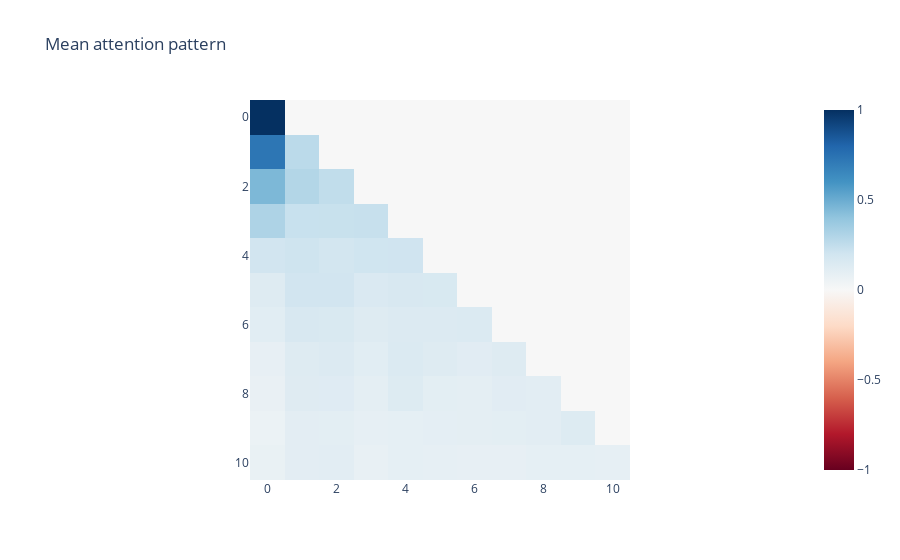
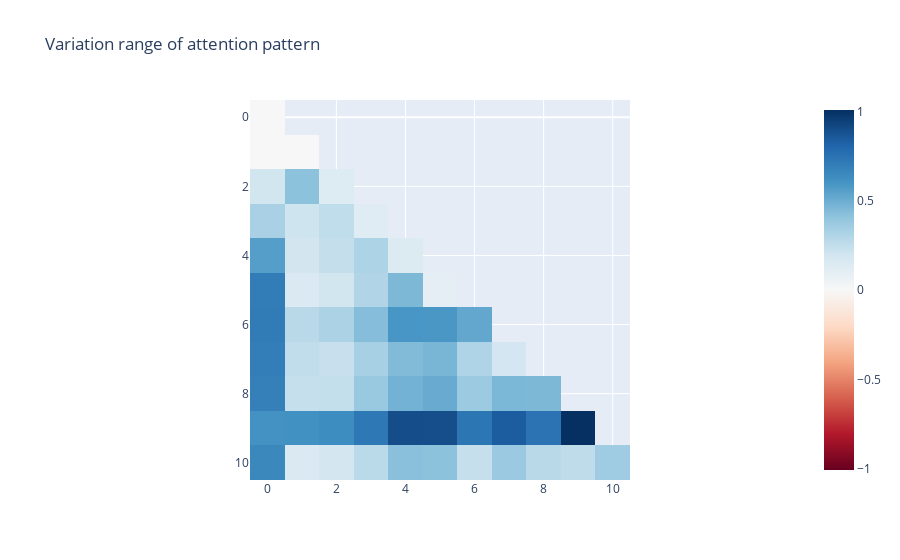

Notebook code for these charts, in order:
### Code cell
import torch
import plotly.express as px
from transformer_lens.utils import get_act_name
from transformer_lens import ActivationCache

logits, cache = model.run_with_cache(toks)
cache: ActivationCache
attn_pattern = cache['pattern', 0].squeeze()

# max_min_attn = attn_pattern.max(0).values - attn_pattern.min(0).values
max_min_attn = attn_pattern.quantile(0.95, dim=0) - attn_pattern.quantile(0.05, dim=0)
mpu.imshow(attn_pattern.mean(0), title='Mean attention pattern')
mpu.imshow(max_min_attn / attn_pattern.mean(0), title='Variation range of attention pattern')
# px.line(logits[..., :2].squeeze())

### Figure 1 — Plotly figure (JSON) as saved in the notebook; plotly's stock layout.template omitted (floating-point values rounded to 4 significant figures)
{"data": [{"coloraxis": "coloraxis", "hovertemplate": "x: %{x}<br>y: %{y}<br>color: %{z}<extra></extra>", "name": "0", "type": "heatmap", "xaxis": "x", "yaxis": "y", "z": [[1, 0, 0, 0, 0, 0, 0, 0, 0, 0, 0], [0.7295, 0.2705, 0, 0, 0, 0, 0, 0, 0, 0, 0], [0.4537, 0.2962, 0.2501, 0, 0, 0, 0, 0, 0, 0, 0], [0.3112, 0.2274, 0.2281, 0.2332, 0, 0, 0, 0, 0, 0, 0], [0.1958, 0.2059, 0.1916, 0.2021, 0.2046, 0, 0, 0, 0, 0, 0], [0.1338, 0.1951, 0.1948, 0.1522, 0.1633, 0.1607, 0, 0, 0, 0, 0], [0.1149, 0.1638, 0.1589, 0.1339, 0.1405, 0.1395, 0.1484, 0, 0, 0, 0], [0.0854, 0.1334, 0.1401, 0.1151, 0.1474, 0.1296, 0.1172, 0.1318, 0, 0, 0], [0.07246, 0.1286, 0.1279, 0.1021, 0.1348, 0.1043, 0.1024, 0.1171, 0.1103, 0, 0], [0.06053, 0.1068, 0.1033, 0.08872, 0.09357, 0.09796, 0.1007, 0.1038, 0.1089, 0.1357, 0], [0.07215, 0.1065, 0.1119, 0.0813, 0.09302, 0.08982, 0.0861, 0.08464, 0.094, 0.09295, 0.08759]]}], "layout": {"coloraxis": {"cmid": 0, "colorscale": [[0, "rgb(103,0,31)"], [0.1, "rgb(178,24,43)"], [0.2, "rgb(214,96,77)"], [0.3, "rgb(244,165,130)"], [0.4, "rgb(253,219,199)"], [0.5, "rgb(247,247,247)"], [0.6, "rgb(209,229,240)"], [0.7, "rgb(146,197,222)"], [0.8, "rgb(67,147,195)"], [0.9, "rgb(33,102,172)"], [1, "rgb(5,48,97)"]]}, "title": {"text": "Mean attention pattern"}, "xaxis": {"anchor": "y", "constrain": "domain", "domain": [0, 1], "scaleanchor": "y"}, "yaxis": {"anchor": "x", "autorange": "reversed", "constrain": "domain", "domain": [0, 1]}}}

### Figure 2 — Plotly figure (JSON) as saved in the notebook; plotly's stock layout.template omitted (floating-point values rounded to 4 significant figures)
{"data": [{"coloraxis": "coloraxis", "hovertemplate": "x: %{x}<br>y: %{y}<br>color: %{z}<extra></extra>", "name": "0", "type": "heatmap", "xaxis": "x", "yaxis": "y", "z": [[0, null, null, null, null, null, null, null, null, null, null], [0.000498, 0.001343, null, null, null, null, null, null, null, null, null], [0.1957, 0.4169, 0.1387, null, null, null, null, null, null, null, null], [0.3306, 0.2099, 0.255, 0.1225, null, null, null, null, null, null, null], [0.5611, 0.1934, 0.2427, 0.3173, 0.1409, null, null, null, null, null, null], [0.7071, 0.1535, 0.1945, 0.3045, 0.4558, 0.0956, null, null, null, null, null], [0.7119, 0.2781, 0.3229, 0.4342, 0.5922, 0.5873, 0.5228, null, null, null, null], [0.6996, 0.2524, 0.231, 0.3327, 0.4449, 0.4669, 0.306, 0.1866, null, null, null], [0.6889, 0.2377, 0.2422, 0.3804, 0.4809, 0.5085, 0.3703, 0.4605, 0.4542, null, null], [0.6073, 0.6153, 0.6332, 0.7263, 0.9007, 0.8955, 0.735, 0.8393, 0.7469, 1.007, null], [0.6541, 0.148, 0.1832, 0.2743, 0.4225, 0.4165, 0.2383, 0.3748, 0.2772, 0.2602, 0.3614]]}], "layout": {"coloraxis": {"cmid": 0, "colorscale": [[0, "rgb(103,0,31)"], [0.1, "rgb(178,24,43)"], [0.2, "rgb(214,96,77)"], [0.3, "rgb(244,165,130)"], [0.4, "rgb(253,219,199)"], [0.5, "rgb(247,247,247)"], [0.6, "rgb(209,229,240)"], [0.7, "rgb(146,197,222)"], [0.8, "rgb(67,147,195)"], [0.9, "rgb(33,102,172)"], [1, "rgb(5,48,97)"]]}, "title": {"text": "Variation range of attention pattern"}, "xaxis": {"anchor": "y", "constrain": "domain", "domain": [0, 1], "scaleanchor": "y"}, "yaxis": {"anchor": "x", "autorange": "reversed", "constrain": "domain", "domain": [0, 1]}}}
